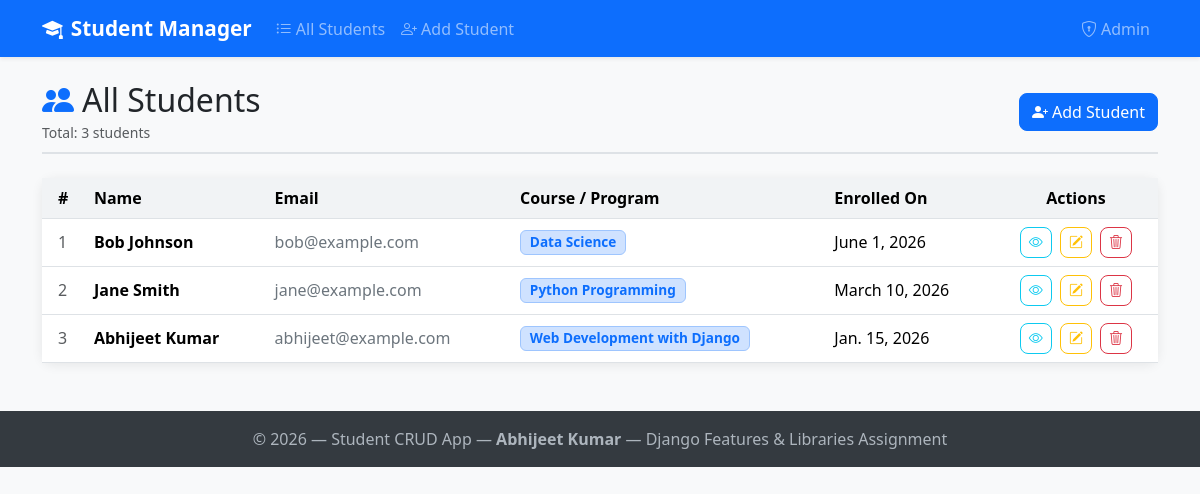
The page /students/ on the database its author committed.
### students/models.py (models this page shows, shortened)
class Student(models.Model):
    first_name = models.CharField(max_length=100)
    last_name = models.CharField(max_length=100)
    email = models.EmailField(unique=True)
    course = models.CharField(max_length=200)
    enrollment_date = models.DateField()
    notes = models.TextField(blank=True, null=True)
    created_at = models.DateTimeField(auto_now_add=True)
    updated_at = models.DateTimeField(auto_now=True)
    class Meta:
        ordering = ['-created_at']
    def get_full_name(self):
        return f"{self.first_name} {self.last_name}"

### students/views.py (the view)
# urls.py: path('', views.student_list, name='student_list'),
def student_list(request):
    students = Student.objects.all()
    context = {
        'students': students,
        'title': 'All Students',
        'total_count': students.count(),
    }
    return render(request, 'students/student_list.html', context)

### students/templates/students/student_list.html (shortened to what this page needs)
{% extends "students/base_bootstrap.html" %}
{% block content %}
<div class="d-flex justify-content-between align-items-center page-header">
    <div>
        <h2 class="mb-0"><i class="bi bi-people-fill me-2 text-primary"></i>All Students</h2>
        <small class="text-muted">Total: {{ total_count }} student{{ total_count|pluralize }}</small>
    </div>
    <a href="{% url 'students:student_create' %}" class="btn btn-primary">
        <i class="bi bi-person-plus-fill me-1"></i>Add Student
    </a>
</div>
{% if students %}
<div class="card">
    <div class="card-body p-0">
        <div class="table-responsive">
            <table class="table table-hover align-middle mb-0">
                <thead>
                    <tr>
                        <th class="ps-3">#</th>
                        <th>Name</th>
                        <th>Email</th>
                        <th>Course / Program</th>
                        <th>Enrolled On</th>
                        <th class="text-center">Actions</th>
                    </tr>
                </thead>
                <tbody>
                    {% for student in students %}
                    <tr>
                        <td class="ps-3 text-muted">{{ forloop.counter }}</td>
                        <td>
                            <strong>{{ student.get_full_name }}</strong>
                        </td>
                        <td>
                            <a href="mailto:{{ student.email }}" class="text-decoration-none text-secondary">
                                {{ student.email }}
                            </a>
                        </td>
                        <td>
                            <span class="badge bg-primary-subtle text-primary border border-primary-subtle">
                                {{ student.course }}
                            </span>
                        </td>
                        <td>{{ student.enrollment_date }}</td>
                        <td class="text-center">
                            <a href="{% url 'students:student_detail' student.pk %}"
                               class="btn btn-sm btn-outline-info me-1" title="View">
                                <i class="bi bi-eye"></i>
                            </a>
                            <a href="{% url 'students:student_update' student.pk %}"
                               class="btn btn-sm btn-outline-warning me-1" title="Edit">
                                <i class="bi bi-pencil-square"></i>
                            </a>
                            <a href="{% url 'students:student_delete' student.pk %}"
                               class="btn btn-sm btn-outline-danger" title="Delete">
                                <i class="bi bi-trash3"></i>
                            </a>
                        </td>
                    </tr>
                    {% endfor %}
                </tbody>
            </table>
        </div>
    </div>
</div>
{% endif %}
{% endblock %}

### students/templates/students/base_bootstrap.html (shortened to what this page needs)
<!DOCTYPE html>
<html lang="en">
<head>
    <link href="https://cdn.jsdelivr.net/npm/bootstrap@5.3.2/dist/css/bootstrap.min.css" rel="stylesheet">
    <link href="https://cdn.jsdelivr.net/npm/bootstrap-icons@1.11.3/font/bootstrap-icons.min.css" rel="stylesheet">
</head>
<body>
<nav class="navbar navbar-expand-lg navbar-dark bg-primary shadow-sm">
    <div class="container">
        <a class="navbar-brand" href="{% url 'students:student_list' %}">
            <i class="bi bi-mortarboard-fill me-2"></i>Student Manager
        </a>
        <div class="collapse navbar-collapse" id="navbarNav">
            <ul class="navbar-nav me-auto">
                <li class="nav-item">
                    <a class="nav-link" href="{% url 'students:student_list' %}">
                        <i class="bi bi-list-ul me-1"></i>All Students
                    </a>
                </li>
                <li class="nav-item">
                    <a class="nav-link" href="{% url 'students:student_create' %}">
                        <i class="bi bi-person-plus me-1"></i>Add Student
                    </a>
                </li>
            </ul>
            <ul class="navbar-nav">
                <li class="nav-item">
                    <a class="nav-link" href="/admin/">
                        <i class="bi bi-shield-lock me-1"></i>Admin
                    </a>
                </li>
            </ul>
        </div>
    </div>
</nav>
<main class="container my-4">
    {% block content %}{% endblock %}
</main>
<footer class="text-center">
    <div class="container">
        <p class="mb-0">
            &copy; 2026 &mdash; Student CRUD App &mdash;
            <strong>Abhijeet Kumar</strong> &mdash;
            Django Features &amp; Libraries Assignment
        </p>
    </div>
</footer>
</body>
</html>

### students/templates/students/base_bootstrap.html (style rules this page uses)
body { background-color: #f8f9fa; font-family: 'Segoe UI', Tahoma, Geneva, Verdana, sans-serif; }
.navbar-brand { font-weight: 700; font-size: 1.3rem; }
.card { border: none; box-shadow: 0 2px 12px rgba(0,0,0,0.08); border-radius: 12px; }
.btn { border-radius: 8px; }
.table th { background-color: #f1f3f5; font-weight: 600; }
.badge { font-size: 0.85em; }
.page-header { border-bottom: 2px solid #dee2e6; padding-bottom: 0.5rem; margin-bottom: 1.5rem; }
footer { background-color: #343a40; color: #adb5bd; padding: 1rem 0; margin-top: 3rem; }

### rows shown on the page
Student: get_full_name "Bob Johnson", email "bob@example.com", course "Data Science", enrollment_date "June 1, 2026"
Student: get_full_name "Jane Smith", email "jane@example.com", course "Python Programming", enrollment_date "March 10, 2026"
Student: get_full_name "Abhijeet Kumar", email "abhijeet@example.com", course "Web Development with Django", enrollment_date "Jan. 15, 2026"

### other values the page prints
{{ total_count }} "3"
